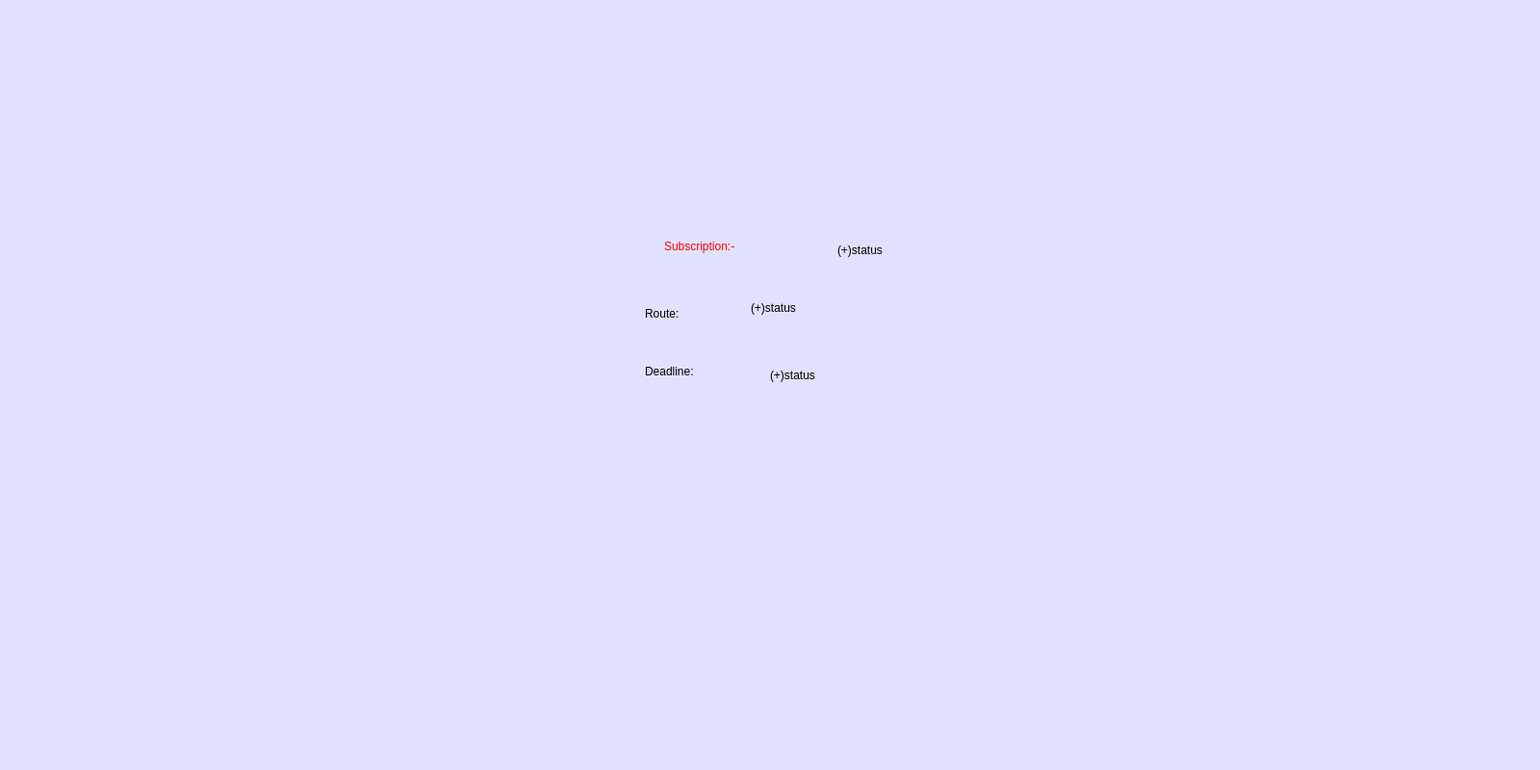
<?xml version="1.0" encoding="UTF-8"?>
<ui version="4.0">
 <class>transportation</class>
 <widget class="QMainWindow" name="transportation">
  <property name="geometry">
   <rect>
    <x>0</x>
    <y>0</y>
    <width>1600</width>
    <height>800</height>
   </rect>
  </property>
  <property name="windowTitle">
   <string>iCardSIS</string>
  </property>
  <property name="styleSheet">
   <string notr="true">background-color: rgb(224, 225, 255);</string>
  </property>
  <widget class="QWidget" name="centralwidget">
   <widget class="QLabel" name="label">
    <property name="geometry">
     <rect>
      <x>800</x>
      <y>0</y>
      <width>190</width>
      <height>190</height>
     </rect>
    </property>
    <property name="text">
     <string/>
    </property>
    <property name="pixmap">
     <pixmap resource="images/src.qrc">:/images/4.jpg</pixmap>
    </property>
    <property name="scaledContents">
     <bool>true</bool>
    </property>
   </widget>
   <widget class="QLabel" name="label_2">
    <property name="geometry">
     <rect>
      <x>690</x>
      <y>240</y>
      <width>211</width>
      <height>31</height>
     </rect>
    </property>
    <property name="styleSheet">
     <string notr="true">font: 700 16pt Times New Roman;
color:red</string>
    </property>
    <property name="text">
     <string>Subscription:-</string>
    </property>
   </widget>
   <widget class="QLabel" name="label_3">
    <property name="geometry">
     <rect>
      <x>870</x>
      <y>250</y>
      <width>63</width>
      <height>20</height>
     </rect>
    </property>
    <property name="styleSheet">
     <string notr="true">color: rgb(0,0,0);</string>
    </property>
    <property name="text">
     <string>(+)status</string>
    </property>
   </widget>
   <widget class="QLabel" name="label_4">
    <property name="geometry">
     <rect>
      <x>670</x>
      <y>310</y>
      <width>211</width>
      <height>31</height>
     </rect>
    </property>
    <property name="styleSheet">
     <string notr="true">font: 700 16pt Times New Roman;
color:black</string>
    </property>
    <property name="text">
     <string>Route:</string>
    </property>
   </widget>
   <widget class="QLabel" name="label_5">
    <property name="geometry">
     <rect>
      <x>670</x>
      <y>370</y>
      <width>211</width>
      <height>31</height>
     </rect>
    </property>
    <property name="styleSheet">
     <string notr="true">font: 700 16pt Times New Roman;
color:black</string>
    </property>
    <property name="text">
     <string>Deadline:</string>
    </property>
   </widget>
   <widget class="QLabel" name="label_6">
    <property name="geometry">
     <rect>
      <x>780</x>
      <y>310</y>
      <width>63</width>
      <height>20</height>
     </rect>
    </property>
    <property name="styleSheet">
     <string notr="true">color: rgb(0,0,0);</string>
    </property>
    <property name="text">
     <string>(+)status</string>
    </property>
   </widget>
   <widget class="QLabel" name="label_8">
    <property name="geometry">
     <rect>
      <x>800</x>
      <y>380</y>
      <width>63</width>
      <height>20</height>
     </rect>
    </property>
    <property name="styleSheet">
     <string notr="true">color: rgb(0,0,0);</string>
    </property>
    <property name="text">
     <string>(+)status</string>
    </property>
   </widget>
   <widget class="QLabel" name="studentPhoto_2">
    <property name="geometry">
     <rect>
      <x>1050</x>
      <y>210</y>
      <width>111</width>
      <height>111</height>
     </rect>
    </property>
    <property name="text">
     <string/>
    </property>
    <property name="scaledContents">
     <bool>true</bool>
    </property>
   </widget>
  </widget>
  <widget class="QStatusBar" name="statusbar"/>
 </widget>
 <resources>
  <include location="images/src.qrc"/>
 </resources>
 <connections/>
</ui>
